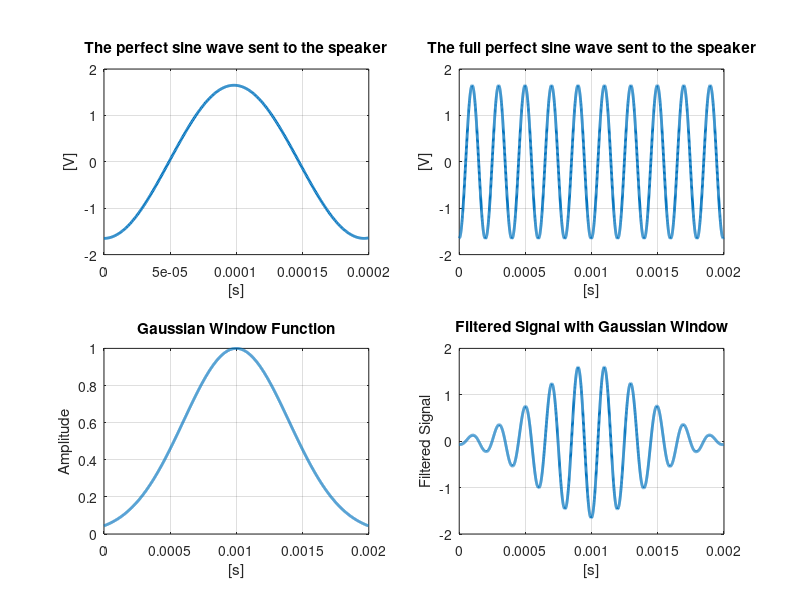

The MATLAB source for this figure:
% This script generates a DAC signal used for cross-correlation. 
close all;
Fs = 64*32000; % DAC sampling frequency
t = 0:1/Fs:0.2e-3; % time 
signal_perfect = (3.3/2) * sin(32e3*t-pi/2); % perfect 32 kHz sine wave

dac_cycle_num = 10; % number of cycles of the sine-wave
signal_full = repmat(signal_perfect, 1, dac_cycle_num); % complete signal
tnew = linspace(0, dac_cycle_num*t(end), size(signal_full, 2)); % complete time

% gaussian filter parameter - standard deviation
sigma = 0.4 * dac_cycle_num; % adjusting sigma to match the length of the signal

% range of x values for the signal
x = linspace(-dac_cycle_num, dac_cycle_num, length(signal_full));

% compute the values for gaussian window
gaussian_window = exp(- (x.^2) / (2 * sigma^2));

% normalize
gaussian_window = gaussian_window / max(gaussian_window);

% apply the window to the signal
filtered_signal = signal_full .* gaussian_window;

%% Visualization
figure;
set(gcf, 'Position', get(0, 'Screensize')); % full screen
subplot(2,2,1);
plot(t, signal_perfect, 'LineWidth', 2);
title("The perfect sine wave sent to the speaker");
grid on;
ylabel("[V]");
xlabel("[s]");

subplot(2,2,2);
plot(tnew, signal_full, 'LineWidth', 2);
title("The full perfect sine wave sent to the speaker");
grid on;
ylabel("[V]");
xlabel("[s]");

% Plot the Gaussian window function
subplot(2,2,3);
plot(tnew, gaussian_window, 'LineWidth', 2);
title('Gaussian Window Function');
xlabel('[s]');
ylabel('Amplitude');
grid on;

subplot(2,2,4);
plot(tnew, filtered_signal, 'LineWidth', 2);
title('Filtered Signal with Gaussian Window');
xlabel('[s]');
ylabel('Filtered Signal');
grid on;